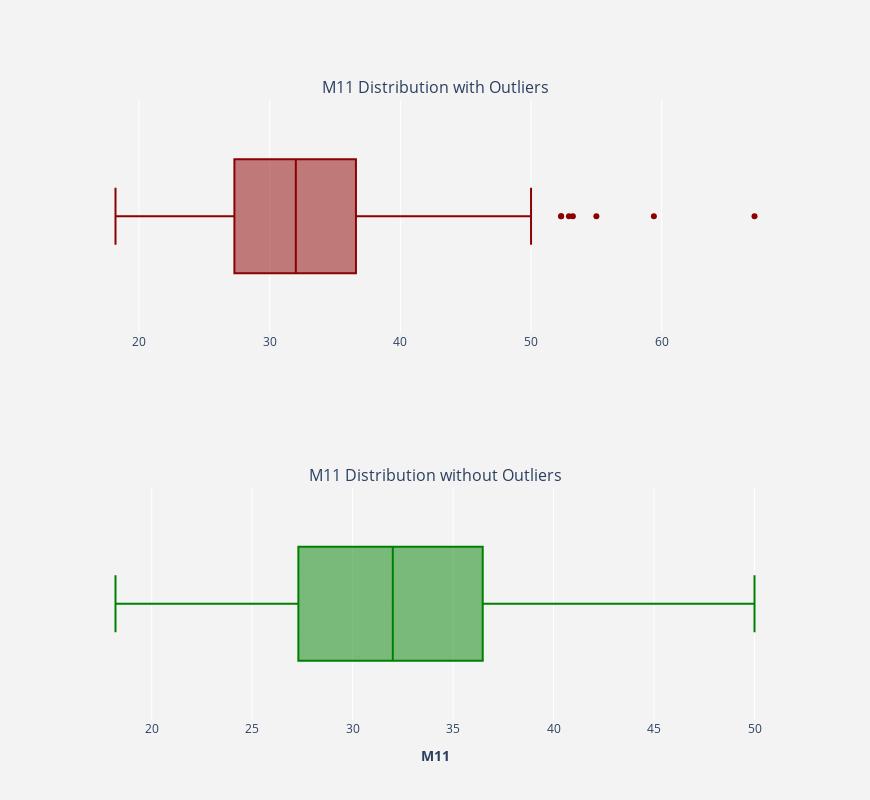

The notebook cell saved with this chart:
### Markdown cell above
# Age remove outlines

### Code cell
"""Plot Weight with and without outliers."""
plotBoxPlot(train.M11,removeOutliers(train.M11))

### Figure 1 — Plotly figure (JSON) as saved in the notebook; plotly's stock layout.template omitted (floating-point values rounded to 4 significant figures; data arrays with more than 128 entries replaced by an {"elided": "..."} marker saying what was removed)
{"data": [{"marker": {"color": "darkred"}, "name": "", "type": "box", "x": {"elided": "590 float values"}, "xaxis": "x", "yaxis": "y"}, {"marker": {"color": "green"}, "name": "", "type": "box", "x": {"elided": "583 float values"}, "xaxis": "x2", "yaxis": "y2"}], "layout": {"annotations": [{"font": {"size": 16}, "showarrow": false, "text": "M11 Distribution with Outliers", "x": 0.5, "xanchor": "center", "xref": "paper", "y": 1, "yanchor": "bottom", "yref": "paper"}, {"font": {"size": 16}, "showarrow": false, "text": "M11 Distribution without Outliers", "x": 0.5, "xanchor": "center", "xref": "paper", "y": 0.375, "yanchor": "bottom", "yref": "paper"}], "height": 800, "paper_bgcolor": "rgb(243, 243, 243)", "plot_bgcolor": "rgb(243, 243, 243)", "showlegend": false, "width": 870, "xaxis": {"anchor": "y", "domain": [0, 1]}, "xaxis2": {"anchor": "y2", "domain": [0, 1], "title": {"text": "<b>M11</b>"}}, "yaxis": {"anchor": "x", "domain": [0.625, 1]}, "yaxis2": {"anchor": "x2", "domain": [0, 0.375]}}}
